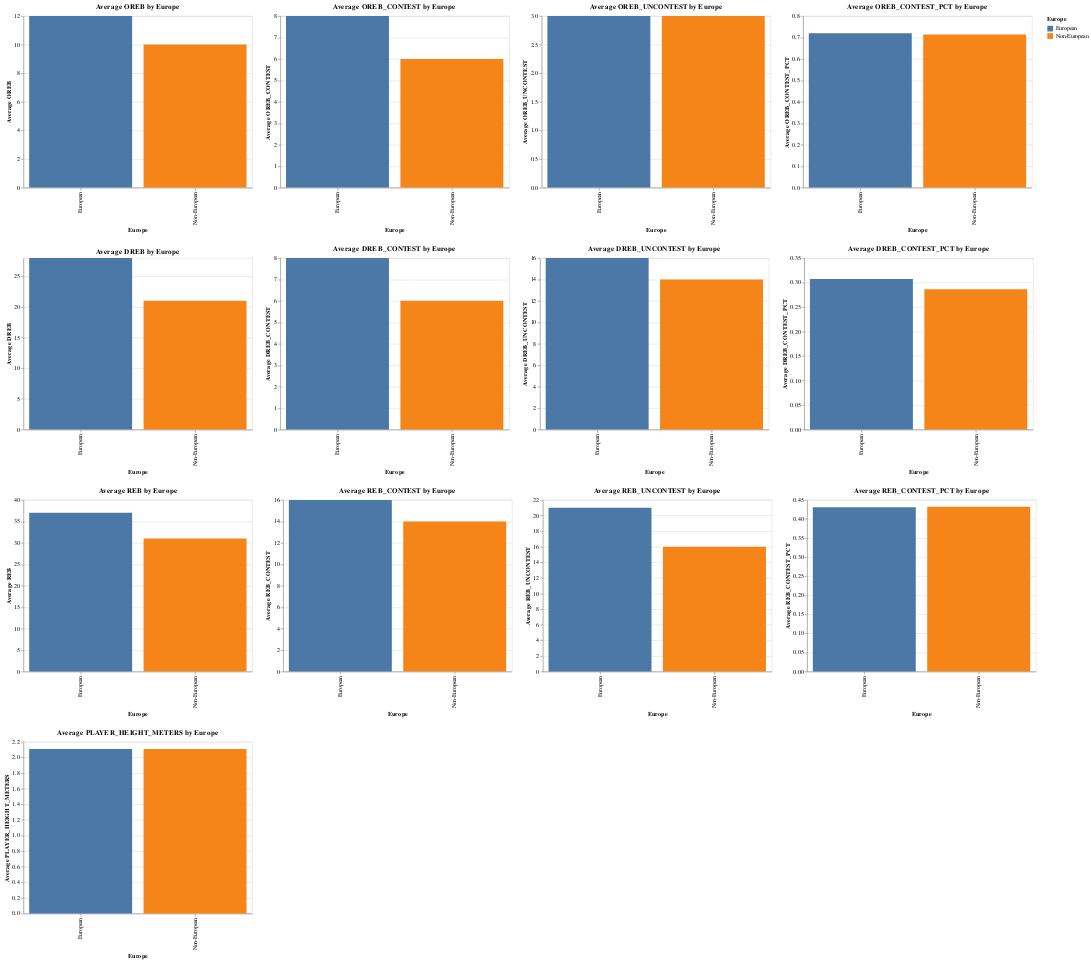

Notebook source saved alongside this figure:
### Code cell
# Checking for anomalies via comparing AVG metrics between Europeans and Non-Europeans:

import altair as alt
import pandas as pd
import altair_saver

# Add a new column to show whether European or Non-European
europe_C_reb['Europe'] = 'European'
non_europe_C_reb['Europe'] = 'Non-European'

# Combine both dataframes
combined_df = pd.concat([europe_C_reb, non_europe_C_reb])

# List of metrics to be plotted
metrics = ['OREB', 'OREB_CONTEST',	'OREB_UNCONTEST', 'OREB_CONTEST_PCT', 'DREB', 'DREB_CONTEST',	
           'DREB_UNCONTEST', 'DREB_CONTEST_PCT', 'REB' , 'REB_CONTEST',	'REB_UNCONTEST',
            'REB_CONTEST_PCT', 'PLAYER_HEIGHT_METERS']

# A list to save the plots 
charts = []

sampled_df = combined_df.sample(frac=0.5) 

# Für jede Metrik ein gruppiertes Balkendiagramm erstellen und die Diagramme in eine Liste speichern
for metric in metrics:
    chart = alt.Chart(sampled_df).mark_bar().encode(
        x=alt.X('Europe:N', title='Europe'),
        y=alt.Y(f'median({metric}):Q', title=f'Average {metric}'),
        color=alt.Color('Europe:N', legend=alt.Legend(title='Europe'))
    ).properties(
        title=f'Average {metric} by Europe',
        width=400,
        height=300
    )
    charts.append(chart)

# Diagramme in sechs Zeilen stapeln
alt_row = alt.vconcat(*[alt.hconcat(*charts[i:i+4]) for i in range(0, len(charts), 4)])

# Die Diagramme anzeigen
alt_row

### Figure 1 — Vega-Lite specification as saved in the notebook (floating-point values rounded to 4 significant figures; data arrays with more than 128 entries replaced by an {"elided": "..."} marker saying what was removed)
{"config": {"view": {"continuousWidth": 300, "continuousHeight": 300}}, "vconcat": [{"hconcat": [{"mark": {"type": "bar"}, "encoding": {"color": {"field": "Europe", "legend": {"title": "Europe"}, "type": "nominal"}, "x": {"field": "Europe", "title": "Europe", "type": "nominal"}, "y": {"aggregate": "median", "field": "OREB", "title": "Average OREB", "type": "quantitative"}}, "height": 300, "title": "Average OREB by Europe", "width": 400}, {"mark": {"type": "bar"}, "encoding": {"color": {"field": "Europe", "legend": {"title": "Europe"}, "type": "nominal"}, "x": {"field": "Europe", "title": "Europe", "type": "nominal"}, "y": {"aggregate": "median", "field": "OREB_CONTEST", "title": "Average OREB_CONTEST", "type": "quantitative"}}, "height": 300, "title": "Average OREB_CONTEST by Europe", "width": 400}, {"mark": {"type": "bar"}, "encoding": {"color": {"field": "Europe", "legend": {"title": "Europe"}, "type": "nominal"}, "x": {"field": "Europe", "title": "Europe", "type": "nominal"}, "y": {"aggregate": "median", "field": "OREB_UNCONTEST", "title": "Average OREB_UNCONTEST", "type": "quantitative"}}, "height": 300, "title": "Average OREB_UNCONTEST by Europe", "width": 400}, {"mark": {"type": "bar"}, "encoding": {"color": {"field": "Europe", "legend": {"title": "Europe"}, "type": "nominal"}, "x": {"field": "Europe", "title": "Europe", "type": "nominal"}, "y": {"aggregate": "median", "field": "OREB_CONTEST_PCT", "title": "Average OREB_CONTEST_PCT", "type": "quantitative"}}, "height": 300, "title": "Average OREB_CONTEST_PCT by Europe", "width": 400}]}, {"hconcat": [{"mark": {"type": "bar"}, "encoding": {"color": {"field": "Europe", "legend": {"title": "Europe"}, "type": "nominal"}, "x": {"field": "Europe", "title": "Europe", "type": "nominal"}, "y": {"aggregate": "median", "field": "DREB", "title": "Average DREB", "type": "quantitative"}}, "height": 300, "title": "Average DREB by Europe", "width": 400}, {"mark": {"type": "bar"}, "encoding": {"color": {"field": "Europe", "legend": {"title": "Europe"}, "type": "nominal"}, "x": {"field": "Europe", "title": "Europe", "type": "nominal"}, "y": {"aggregate": "median", "field": "DREB_CONTEST", "title": "Average DREB_CONTEST", "type": "quantitative"}}, "height": 300, "title": "Average DREB_CONTEST by Europe", "width": 400}, {"mark": {"type": "bar"}, "encoding": {"color": {"field": "Europe", "legend": {"title": "Europe"}, "type": "nominal"}, "x": {"field": "Europe", "title": "Europe", "type": "nominal"}, "y": {"aggregate": "median", "field": "DREB_UNCONTEST", "title": "Average DREB_UNCONTEST", "type": "quantitative"}}, "height": 300, "title": "Average DREB_UNCONTEST by Europe", "width": 400}, {"mark": {"type": "bar"}, "encoding": {"color": {"field": "Europe", "legend": {"title": "Europe"}, "type": "nominal"}, "x": {"field": "Europe", "title": "Europe", "type": "nominal"}, "y": {"aggregate": "median", "field": "DREB_CONTEST_PCT", "title": "Average DREB_CONTEST_PCT", "type": "quantitative"}}, "height": 300, "title": "Average DREB_CONTEST_PCT by Europe", "width": 400}]}, {"hconcat": [{"mark": {"type": "bar"}, "encoding": {"color": {"field": "Europe", "legend": {"title": "Europe"}, "type": "nominal"}, "x": {"field": "Europe", "title": "Europe", "type": "nominal"}, "y": {"aggregate": "median", "field": "REB", "title": "Average REB", "type": "quantitative"}}, "height": 300, "title": "Average REB by Europe", "width": 400}, {"mark": {"type": "bar"}, "encoding": {"color": {"field": "Europe", "legend": {"title": "Europe"}, "type": "nominal"}, "x": {"field": "Europe", "title": "Europe", "type": "nominal"}, "y": {"aggregate": "median", "field": "REB_CONTEST", "title": "Average REB_CONTEST", "type": "quantitative"}}, "height": 300, "title": "Average REB_CONTEST by Europe", "width": 400}, {"mark": {"type": "bar"}, "encoding": {"color": {"field": "Europe", "legend": {"title": "Europe"}, "type": "nominal"}, "x": {"field": "Europe", "title": "Europe", "type": "nominal"}, "y": {"aggregate": "median", "field": "REB_UNCONTEST", "title": "Average REB_UNCONTEST", "type": "quantitative"}}, "height": 300, "title": "Average REB_UNCONTEST by Europe", "width": 400}, {"mark": {"type": "bar"}, "encoding": {"color": {"field": "Europe", "legend": {"title": "Europe"}, "type": "nominal"}, "x": {"field": "Europe", "title": "Europe", "type": "nominal"}, "y": {"aggregate": "median", "field": "REB_CONTEST_PCT", "title": "Average REB_CONTEST_PCT", "type": "quantitative"}}, "height": 300, "title": "Average REB_CONTEST_PCT by Europe", "width": 400}]}, {"hconcat": [{"mark": {"type": "bar"}, "encoding": {"color": {"field": "Europe", "legend": {"title": "Europe"}, "type": "nominal"}, "x": {"field": "Europe", "title": "Europe", "type": "nominal"}, "y": {"aggregate": "median", "field": "PLAYER_HEIGHT_METERS", "title": "Average PLAYER_HEIGHT_METERS", "type": "quantitative"}}, "height": 300, "title": "Average PLAYER_HEIGHT_METERS by Europe", "width": 400}]}], "data": {"name": "data-f7c115ba892b707e6e005fc7ad1b784d"}, "$schema": "https://vega.github.io/schema/vega-lite/v5.8.0.json", "datasets": {"data-f7c115ba892b707e6e005fc7ad1b784d": {"elided": "154 records"}}}
